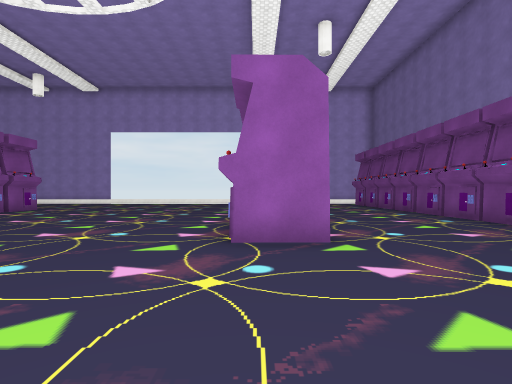
View 1 (above)

18 first-person views from a walk through a Unity game level. The camera is 1.4 m above the floor, looks level and sees 80° across. The floor is counted in squares, 2 m on a side. Each view is taken from the middle of a square. On the plan, view 1 faces up. The plan holds only what a view shows up to about 10 squares ahead; the rest is blank. The place goes on beyond the plan. Some surface patterns are stand-ins.

View 2
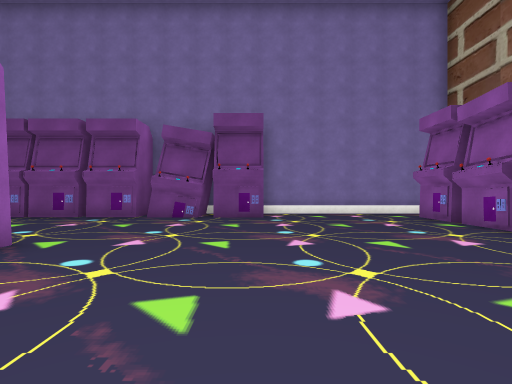

View 3
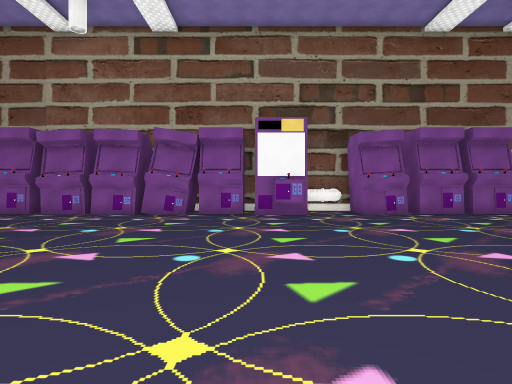

View 4
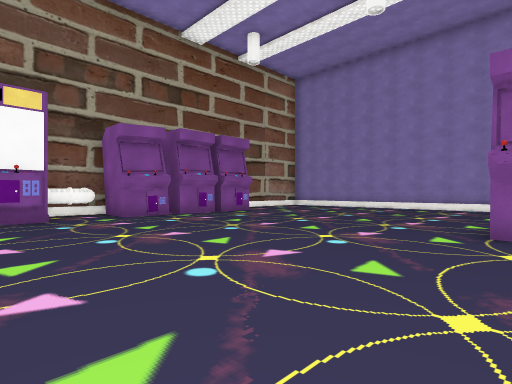

View 5
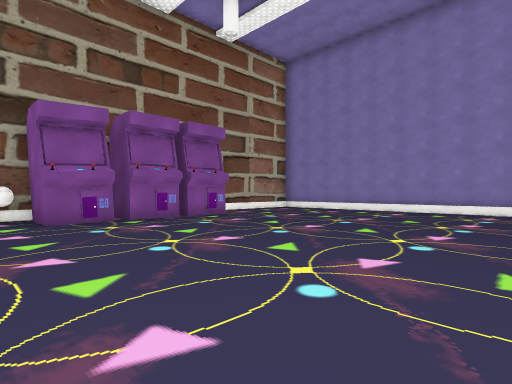

View 6
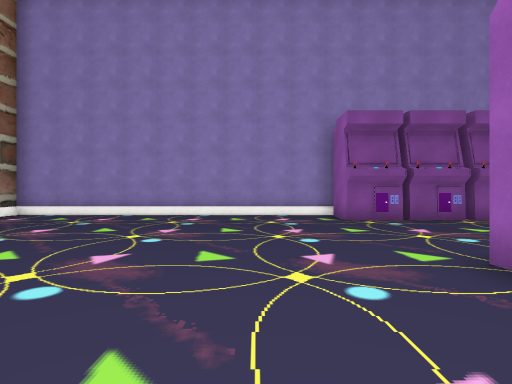

View 7
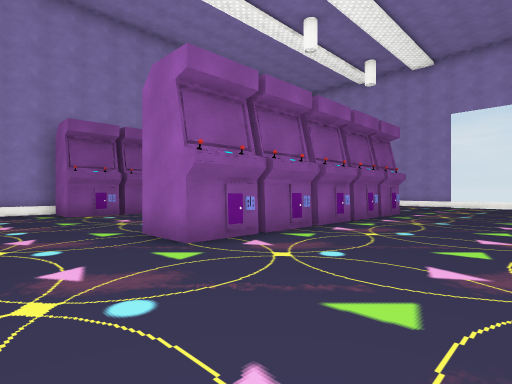

View 8
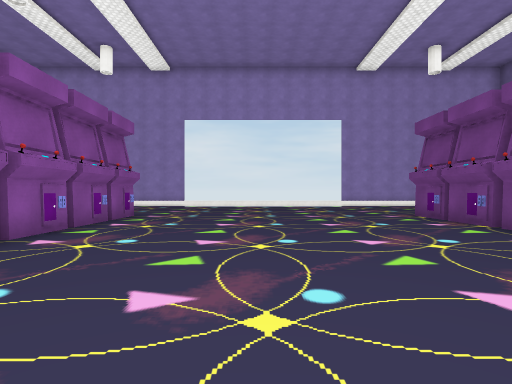

View 9
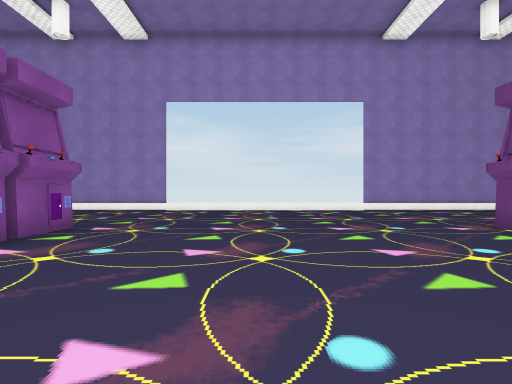

View 10
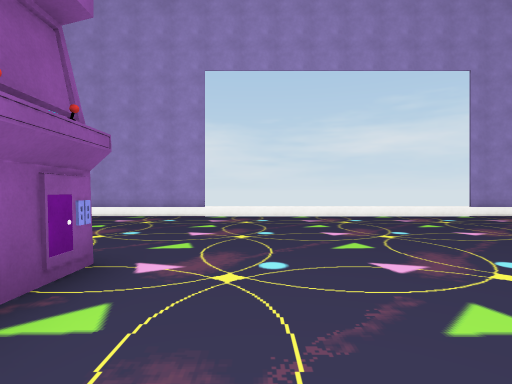

View 11
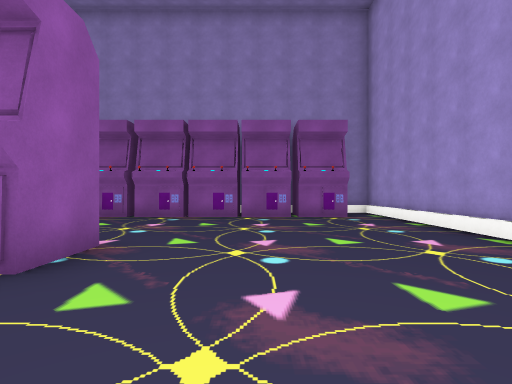

View 12
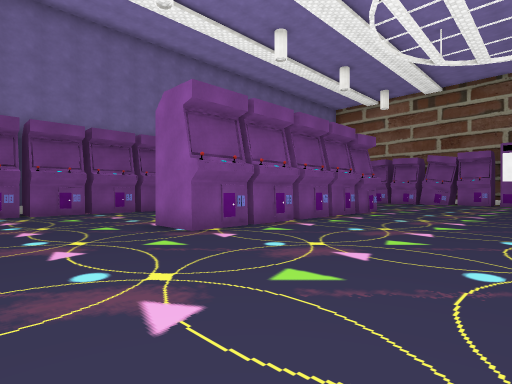

View 13
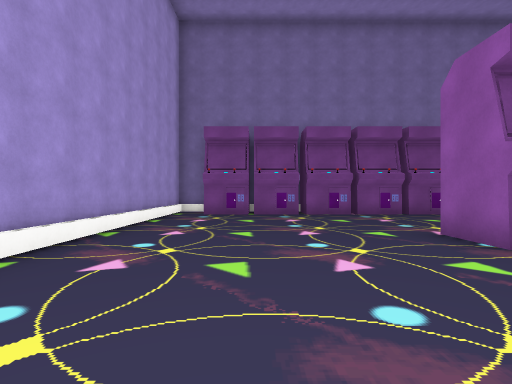

View 14
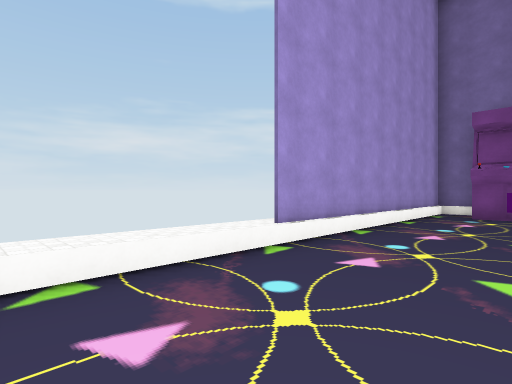

View 15
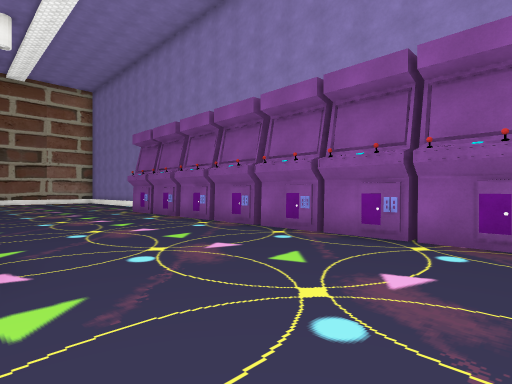

View 16
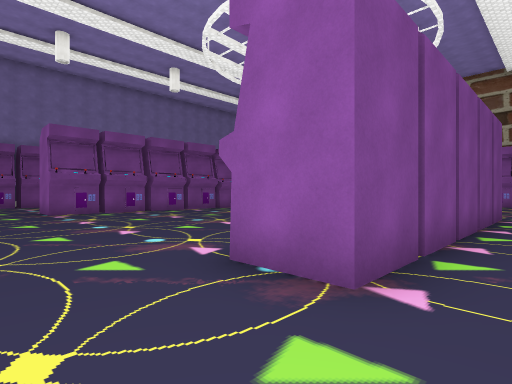

View 17
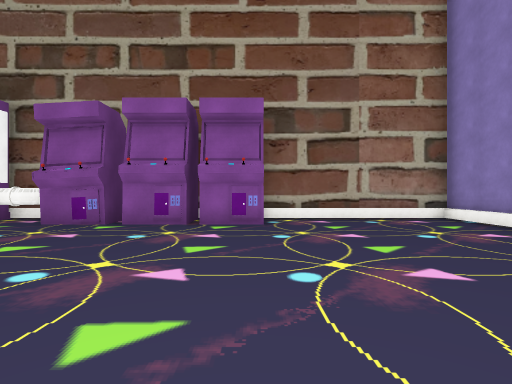

View 18
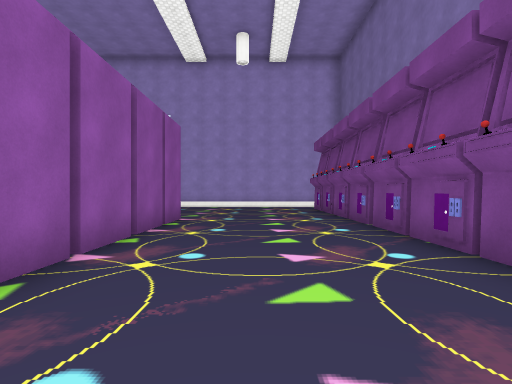

### Floor plan
Key: @ floor where view 1 was taken; # wall or solid block; . main floor; : floor 0.5 m higher than the main floor; / step, stairs or slope; ^ raised ledge.
Columns run from 16 left of view 1 to 7 right of it. Each row starts with its distance up from view 1.
 18 ########::::::::#######
 17 #.....................#
 16 ##....................#
 15 ##....................#
 14  #....................#
 13  #....................#
 12  #....##........##....#
 11  #....##........##....#
 10  #....##........##....#
  9  #....##........##....#
  8  #....##........##....#
  7  #....##........##....#
  6  #....##........##....#
  5 ##....##........##....#
  4 #.....................#
  3 #.....................#
  2 #.....................##
  1 #.....................##
  0 #...............@......#
 -1 #......................#
 -2 #......................#
 -3 #......................#
 -4 #....###.##^^#########.#
 -5 #////###/###^
 -6 ######

Where each view was taken, in squares from view 1:
view 1: 0 up, 0 right, facing up
view 2: 1 up, 3 left, facing right
view 3: 6 up, 3 left, facing down
view 4: 5 up, 3 left, facing down-left
view 5: 4 up, 5 left, facing down-left
view 6: 2 up, 7 left, facing left
view 7: 2 up, 5 left, facing up-left
view 8: 3 up, 5 left, facing up
view 9: 6 up, 5 left, facing up
view 10: 9 up, 7 left, facing up
view 11: 14 up, 6 left, facing left
view 12: 15 up, 5 left, facing down-right
view 13: 15 up, 4 left, facing right
view 14: 15 up, 4 left, facing up-right
view 15: 15 up, 10 left, facing down-left
view 16: 14 up, 11 left, facing down-right
view 17: 3 up, 11 left, facing down
view 18: 4 up, 3 right, facing up
